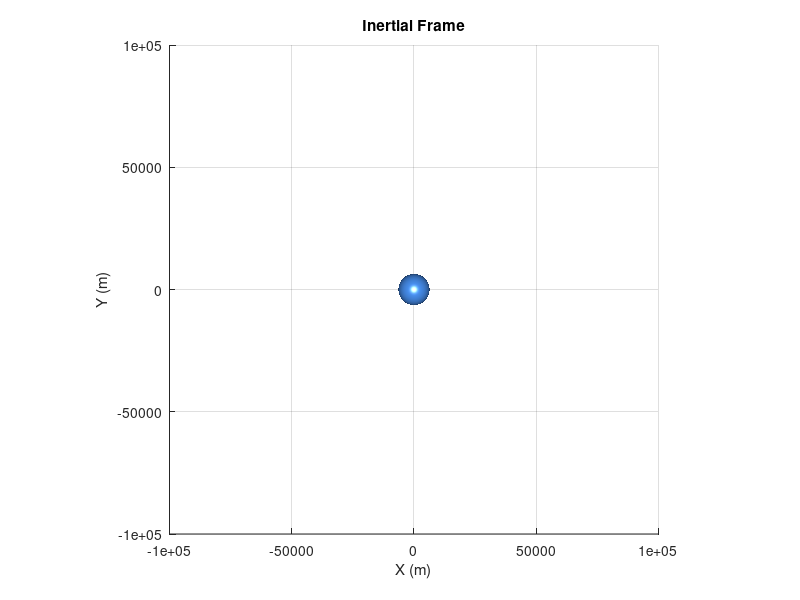
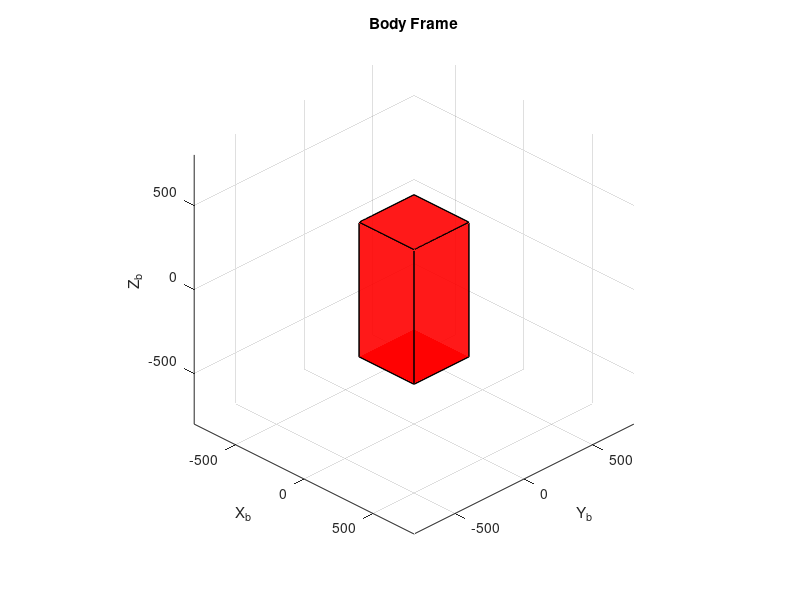

Write MATLAB code to recreate these figures, in order. (Note: this script raises an error after producing the figures.)
%% ================================================
% RK4 Orbit + 3-Axis Reaction Wheel Control
% ================================================

clear all; clc; close all;

%% 1) CONSTANTS
mu = 398600e3;           
Re = 6378e3;             
dt = 1;              
tf = 86400;           
N  = floor(tf/dt);

%% 2) INITIAL ORBIT SETUP
a  = 400e3;
e  = 0.00007;
inc  = deg2rad(53);
RAAN = deg2rad(219.77);
argp = deg2rad(332.17);
E0   = deg2rad(44.66);

n = sqrt(mu/a^3);

R3 = @(th)[cos(th) sin(th) 0; -sin(th) cos(th) 0; 0 0 1];
R1 = @(th)[1 0 0; 0 cos(th) sin(th); 0 -sin(th) cos(th)];
A = R3(RAAN)*R1(inc)*R3(argp);

r_pf = a*[cos(E0)-e; sqrt(1-e^2)*sin(E0); 0];
v_pf = (n*a^2/norm(r_pf))*[-sin(E0); sqrt(1-e^2)*cos(E0); 0];

r = zeros(3,N+1);
v = zeros(3,N+1);

r(:,1) = A.'*r_pf;
v(:,1) = A.'*v_pf;

%% 3) ATTITUDE SETUP
q = zeros(4,N+1);
q(:,1) = [0;0;0;1];      % initial quaternion

theta = zeros(3,N+1);        % body rates
theta(:,1) = [0;0;0];


w = zeros(3,N+1);        % body rates
w(:,1) = [1e-12;1e-12;1e-12];

wRW = zeros(3,N+1);        % body rates
wRW(:,1) = [1e-12;1e-12;1e-12];

wdot = zeros(3,N+1);        % body rates
wdot(:,1) = [0;0;0];

J_sat = [0.00225049 0.00830119 0.00830119];
J_rw  = [0.00225049e-3 0.00830119e-3 0.00830119e-3];
referenceDirections = [1 0 0; 0 1 0; 0 0 1];

%% 4) CONTROL SETUP
theta_des = [pi/2; pi/4; pi/4];   % desired Euler angles
alpha_rw_max = 1e-4;                % wheel accel limit

%% 5) CUBE GEOMETRY
Lx=400; Ly=400; Lz=800;

V0 = [
   -Lx/2 -Ly/2 -Lz/2;
    Lx/2 -Ly/2 -Lz/2;
    Lx/2  Ly/2 -Lz/2;
   -Lx/2  Ly/2 -Lz/2;
   -Lx/2 -Ly/2  Lz/2;
    Lx/2 -Ly/2  Lz/2;
    Lx/2  Ly/2  Lz/2;
   -Lx/2  Ly/2  Lz/2 ];

F = [1 2 3 4; 5 6 7 8; 1 2 6 5; 2 3 7 6; 3 4 8 7; 4 1 5 8];

%% 6) FIGURE 1 – INERTIAL FRAME
figure(1); clf; hold on; axis equal; grid on;
xlabel('X (m)'); ylabel('Y (m)'); zlabel('Z (m)');
title('Inertial Frame')

[Xe,Ye,Ze] = sphere(60);
surf(Re*Xe/1000,Re*Ye/1000,Re*Ze/1000,'FaceColor',[0.3 0.6 1],'EdgeColor','none');
lighting gouraud; camlight headlight

hCube1 = patch('Vertices',V0+r(:,1).','Faces',F,...
    'FaceColor','r','EdgeColor','k','FaceAlpha',0.9);
xlim([-1e5 1e5]); ylim([-1e5 1e5]); zlim([-1e5 1e5]);

%% 7) FIGURE 2 – BODY FRAME
figure(2); clf; hold on; axis equal; grid on;
xlabel('X_b'); ylabel('Y_b'); zlabel('Z_b');
title('Body Frame')

lim = max([Lx Ly Lz]);
xlim([-lim lim]); ylim([-lim lim]); zlim([-lim lim]);

hCube2 = patch('Vertices',V0,'Faces',F,...
    'FaceColor','r','EdgeColor','k','FaceAlpha',0.9);

view(45,30)

%% 8) STORAGE
timestamps = zeros(1,N);

%% DYNAMICS FUNCTIONS
f_orbit = @(r_current,v_current)[ ...
    v_current;
    -mu*r_current/norm(r_current)^3 ];
f_angacc  = @(w_current,J) (-inv(J))*cross(w_current,J*w_current);

%% 9) MAIN LOOP
for k = 2:N

    %% ---------- ORBIT RK4 ----------
    k1 = f_orbit(r(:,k),v(:,k));
    k2 = f_orbit(r(:,k)+0.5*dt*k1(1:3), v(:,k)+0.5*dt*k1(4:6));
    k3 = f_orbit(r(:,k)+0.5*dt*k2(1:3), v(:,k)+0.5*dt*k2(4:6));
    k4 = f_orbit(r(:,k)+dt*k3(1:3), v(:,k)+dt*k3(4:6));

    r(:,k+1) = r(:,k) + (dt/6)*(k1(1:3)+2*k2(1:3)+2*k3(1:3)+k4(1:3));
    v(:,k+1) = v(:,k) + (dt/6)*(k1(4:6)+2*k2(4:6)+2*k3(4:6)+k4(4:6));

    %% ---------- ATTITUDE DYNAMICS ----------
    
    controlTorque_RW = axisWheelTorqueOutput(theta,theta_des,J_sat,dt,1,k);
    L_ext = [0 0 0];
    u = (-controlTorque_RW ./ J_rw);
    k1 = satAttitudeControl( w(:,k), wRW(:,k), u, diag(J_sat), diag(J_rw), referenceDirections, controlTorque_RW, L_ext);
    k2 = satAttitudeControl( w(:,k)+0.5*dt*k1, wRW(:,k)+0.5*dt*u', u, diag(J_sat), diag(J_rw), referenceDirections, controlTorque_RW, L_ext);
    k3 = satAttitudeControl( w(:,k)+0.5*dt*k2, wRW(:,k)+0.5*dt*u', u, diag(J_sat), diag(J_rw), referenceDirections, controlTorque_RW, L_ext);
    k4 = satAttitudeControl( w(:,k)+dt*k3,     wRW(:,k)+dt*u',     u, diag(J_sat), diag(J_rw), referenceDirections, controlTorque_RW, L_ext);
    
    w(:,k+1) = w(:,k) + (dt/6)*(k1 + 2*k2 + 2*k3 + k4);
    wRW(:,k+1) = wRW(:,k) + dt*u';
    
    % Integrate angle 
    theta(:,k+1) = theta(:,k) + w(:,k+1)*dt;
    
    
    %% ---------- CONVERT TO EULER ----------
    angles = theta(:,k+1); 
    
    tol = deg2rad(0.1);
    tol_omega = deg2rad(0.1);

    %% ---------- Initialize new Angle Variables ----------

    angles_new_x = angles(1);
    angles_new_y = angles(2);
    angles_new_z = angles(3);

    w_new_x = w(1,k+1);
    w_new_y = w(2,k+1);
    w_new_z = w(3,k+1);

    
    %% ---------- UPDATE STATE ----------
    w(:,k+1) = [w_new_x w_new_y w_new_z];

    % Rebuild quaternion from updated Euler angles
    Rb = eul2rotm([angles_new_x; angles_new_y; angles_new_z]',"ZYX");
    
    q(:,k+1) = rotm2quat(Rb).';
    
    timestamps(k) = k*dt;

    % Inertial display
    set(hCube1,'Vertices',(Rb*V0.').'*5 + (r(:,k+1)/5).');

    % Body display
    set(hCube2,'Vertices',(Rb*V0.').');

    drawnow limitrate


end
